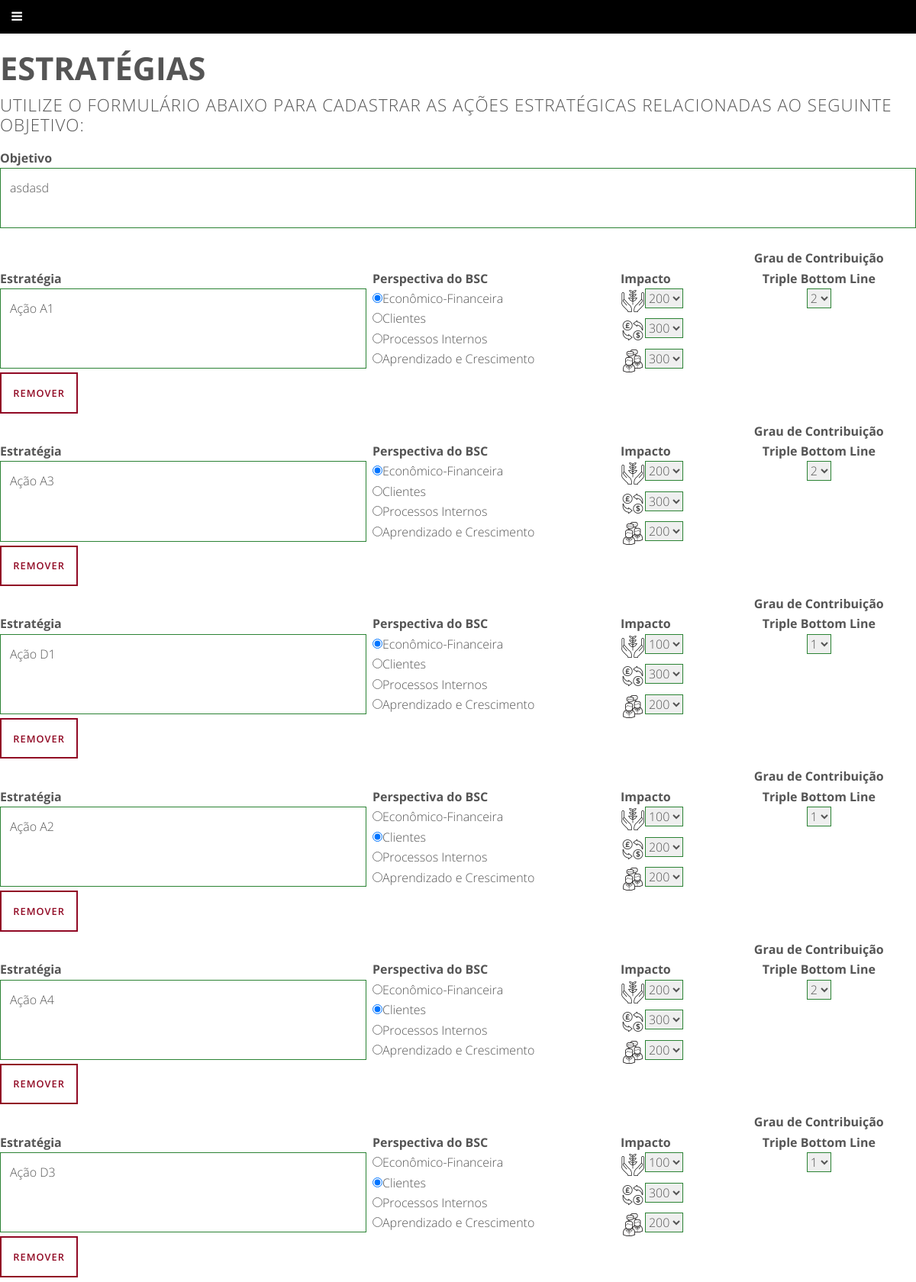
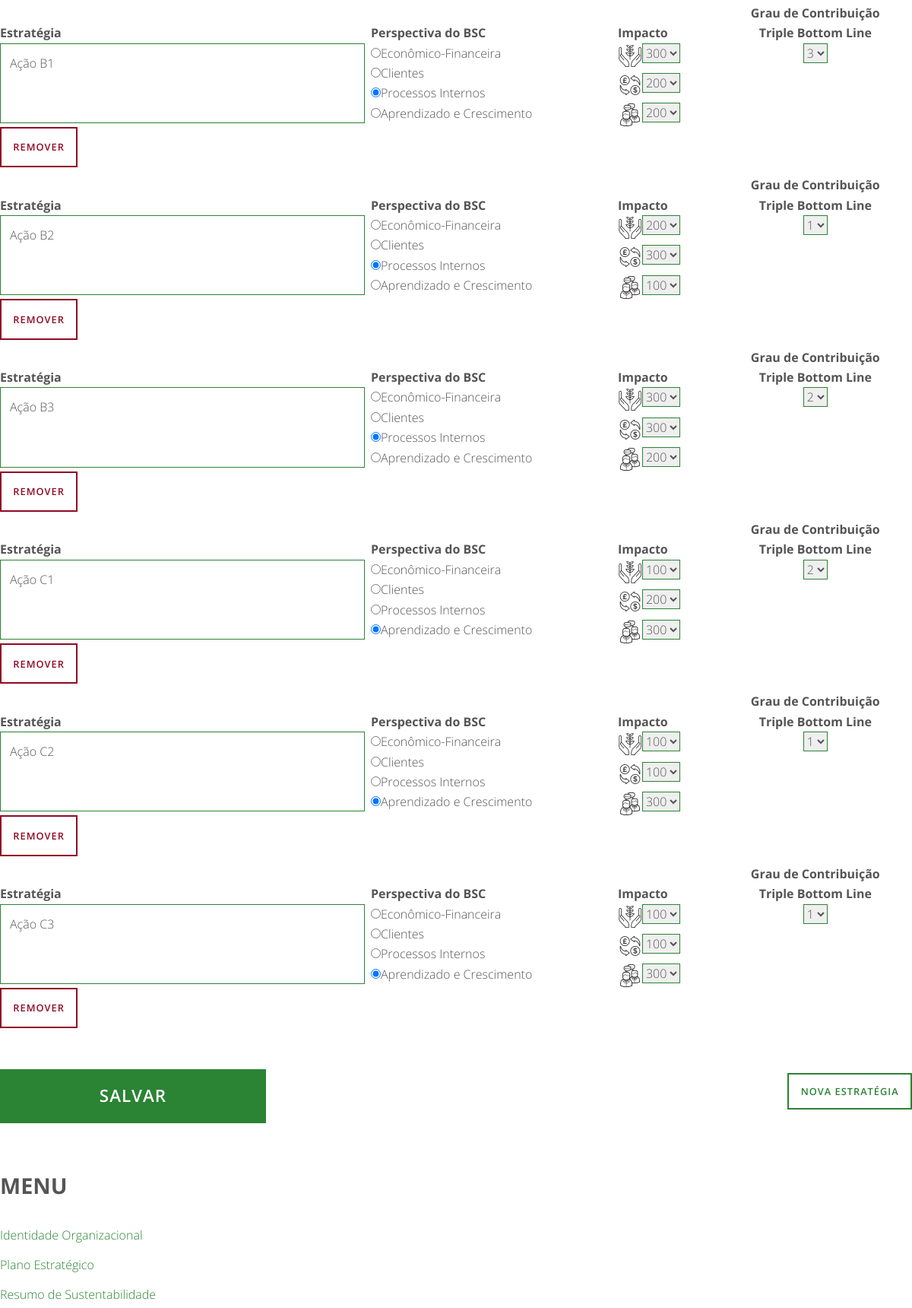
Page /projeto_inse/estrategias.php?objetivo=22 (upper part) on the committed database (2 pictures, top to bottom).
### tables this page shows
CREATE TABLE IF NOT EXISTS `objetivo` (
  `id` int(11) NOT NULL AUTO_INCREMENT,
  `objetivo` varchar(255) NOT NULL,
  `plano_estrategico` int(11) NOT NULL,
  PRIMARY KEY (`id`),
  KEY `plano_objetivo_idx` (`plano_estrategico`)
);

CREATE TABLE IF NOT EXISTS `estrategia` (
  `id` int(11) NOT NULL AUTO_INCREMENT,
  `estrategia` varchar(255) NOT NULL,
  `perspectiva_bsc` varchar(25) NOT NULL,
  `grau_contribuicao` int(1) DEFAULT NULL,
  `impacto_economico` int(3) DEFAULT NULL,
  `impacto_social` int(3) DEFAULT NULL,
  `impacto_ambiental` int(3) DEFAULT NULL,
  `indicador_sustentabilidade` float DEFAULT NULL,
  `objetivo` int(11) NOT NULL,
  PRIMARY KEY (`id`),
  KEY `objetivo_estrategia_idx` (`objetivo`)
);

### projeto_inse/includes/functions.php (the view, shortened to what this page needs)
<?php
function listarEstrategias($idobjetivo){
	$count = 0;
	$db = mysqli_connect('localhost', 'root', '', 'inse');
	$stmt = mysqli_prepare($db, "SELECT objetivo FROM objetivo WHERE id = ?");
	mysqli_stmt_bind_param($stmt, "i", $idobjetivo);
	mysqli_stmt_execute($stmt);
	$result = mysqli_stmt_get_result($stmt);
	$row = mysqli_fetch_array($result);
	echo "<h4>Objetivo</h4><textarea maxlength='255' disabled style='resize:none;' >", $row['objetivo'], "</textarea><br>";
	$stmt = mysqli_prepare($db, "SELECT * FROM estrategia WHERE objetivo = ?");
	mysqli_stmt_bind_param($stmt, "i", $idobjetivo);
	mysqli_stmt_execute($stmt);
	$result = mysqli_stmt_get_result($stmt);
	echo "<div class='estrategias_input'>";
	if(mysqli_num_rows($result) > 0){
		while($row = mysqli_fetch_array($result)){
			echo "<table>
					<col class='c4'><th class='left'><br>Estratégia</th></col><th><br>Perspectiva do BSC</th><th><br>Impacto</th><th class='center'>Grau de Contribuição<br>Triple Bottom Line</th>
					<tr><td class='left'><textarea maxlength='255' rows='3' name='estrategia[]' value=", $count, " style='resize: none;'>", $row['estrategia'], "</textarea>
					<button type='button' class='button small remove' id=", $row['id'], ">Remover</button></td>
					<td><input type='radio' name='perspectiva_bsc[", $count , "]' value='Econômico-Financeira'", ($row['perspectiva_bsc'] == 'Econômico-Financeira' ? 'checked' : ''), ">Econômico-Financeira<br>
					<input type='radio' name='perspectiva_bsc[", $count , "]' value='Clientes'", ($row['perspectiva_bsc'] == 'Clientes' ? 'checked' : ''), ">Clientes<br>
					<input type='radio' name='perspectiva_bsc[", $count , "]' value='Processos Internos'", ($row['perspectiva_bsc'] == 'Processos Internos' ? 'checked' : ''), ">Processos Internos<br>
					<input type='radio' name='perspectiva_bsc[", $count , "]' value='Aprendizado e Crescimento'", ($row['perspectiva_bsc'] == 'Aprendizado e Crescimento' ? 'checked' : ''), ">Aprendizado e Crescimento<br>
					<input type='hidden' name='estid[]' value=", $row['id'], "></input></td>
					<td><img class='icon' src='images/ambiental.png' alt='Sustentabilidade Ambiental' title='Sustentabilidade Ambiental'><select name='ambiental[", $count , "]'>
					<option value='100' ", ($row['impacto_ambiental'] == '100' ? 'selected' : ''), ">100</option>
					<option value='200' ", ($row['impacto_ambiental'] == '200' ? 'selected' : ''), ">200</option>
					<option value='300' ", ($row['impacto_ambiental'] == '300' ? 'selected' : ''), ">300</option></select><br>
					<img class='icon' src='images/economica.png' alt='Sustentabilidade Econômica' title='Sustentabilidade Econômica'><select name='economica[", $count , "]'>
					<option value='100' ", ($row['impacto_economico'] == '100' ? 'selected' : ''), ">100</option>
					<option value='200' ", ($row['impacto_economico'] == '200' ? 'selected' : ''), ">200</option>
					<option value='300' ", ($row['impacto_economico'] == '300' ? 'selected' : ''), ">300</option></select><br>
					<img class='icon' src='images/social.png' alt='Sustentabilidade Social' title='Sustentabilidade Social'><select name='social[", $count , "]'>
					<option value='100' ", ($row['impacto_social'] == '100' ? 'selected' : ''), ">100</option>
					<option value='200' ", ($row['impacto_social'] == '200' ? 'selected' : ''), ">200</option>
					<option value='300' ", ($row['impacto_social'] == '300' ? 'selected' : ''), ">300</option></select></td>
					<td><select class='center' name='grau[", $count , "]'>
					<option value='1' ", ($row['grau_contribuicao'] == '1' ? 'selected' : ''), ">1</option>
					<option value='2' ", ($row['grau_contribuicao'] == '2' ? 'selected' : ''), ">2</option>
					<option value='3' ", ($row['grau_contribuicao'] == '3' ? 'selected' : ''), ">3</option></select></td></tr>
				  </table>";
			$count++;
		}
	}
	echo "</div>";
	return $count;
}
?>

### projeto_inse/css/skel.css (style rules this page uses)
html,body,div,span,applet,object,iframe,h1,h2,h3,h4,h5,h6,p,blockquote,pre,a,abbr,acronym,address,big,cite,code,del,dfn,em,img,ins,kbd,q,s,samp,small,strike,strong,sub,sup,tt,var,b,u,i,center,dl,dt,dd,ol,ul,li,fieldset,form,label,legend,table,caption,tbody,tfoot,thead,tr,th,td,article,aside,canvas,details,embed,figure,figcaption,footer,header,hgroup,menu,nav,output,ruby,section,summary,time,mark,audio,video { margin:0;padding:0;border:0;font-size:100%;font:inherit;vertical-align:baseline; }
body { line-height:1; }
table { border-collapse:collapse;border-spacing:0; }
body { -webkit-text-size-adjust:none }
*, *:before, *:after { -moz-box-sizing: border-box; -webkit-box-sizing: border-box; box-sizing: border-box; }
body { min-width: 1200px; }

### projeto_inse/css/style.css (style rules this page uses)
body, input, select, textarea { color: #555555; font-family: 'Open Sans', sans-serif; font-size: 12pt; font-weight: 300; line-height: 1.65em; resize: none; }
p, ul, ol, dl, table, blockquote { margin: 0 0 2em 0; }
h1, h2, h3, h4, h5, h6 { color: inherit; font-weight: 700; }
select { border-color: #2B8334; vertical-align: top; }
select.center { display:block; margin-left: auto; margin-right: auto; width: auto; }
textarea { -moz-appearance: none; -webkit-appearance: none; -o-appearance: none; -ms-appearance: none; appearance: none; background: none; border: solid 1px #2B8334; color: inherit; display: block; outline: 0; padding: 0.75em; text-decoration: none; width: 100%; }
input[type="radio"] { margin: 0px; }
.icon { width:32px; height:32px; }
.icon { position: relative; }
.icon:before { content: ""; -moz-osx-font-smoothing: grayscale; -webkit-font-smoothing: antialiased; font-family: FontAwesome; font-style: normal; font-weight: normal; text-transform: none !important; }
table { width: 100%; border-collapse: collapse; margin: 0px; border: 0px; }
td { padding: 0px 0px 0px 8px; vertical-align:top; }
td.left { padding: 0px; text-align: left; }
th { font-weight: 700; padding: 0px 0px 0px 8px; text-align: left; font-weight: bold; }
th.left { font-weight: 700; padding: 0px; text-align: left; font-weight: bold; }
th.center { font-weight: 700; text-align: center; font-weight: bold; }
.c4 { width: 40%; }
input[type="submit"], input[type="reset"], input[type="button"], .button { -moz-appearance: none; -webkit-appearance: none; -o-appearance: none; -ms-appearance: none; appearance: none; background: none; border-radius: none; border: 2px solid; border-color: #2B8334; color: #2B8334; cursor: pointer; display: inline-block; padding: 0.90em 1.2em; letter-spacing: 1px; text-align: center; text-decoration: none; text-transform: uppercase; font-size: 1.4em; -moz-transition: all 0.35s ease-in-out; -webkit-transition: all 0.35s ease-in-out; -o-transition: all 0.35s ease-in-out; -ms-transition: all 0.35s ease-in-out; transition: all 0.35s ease-in-out; }
input[type="submit"].small, input[type="reset"].small, input[type="button"].small, .button.small { font-size: 0.8em; width: auto; margin: 5px 0px 10px; }
input[type="submit"].remove, input[type="reset"].remove, input[type="button"].remove, .button.remove { border-color: #910924; color: #910924; }

### projeto_inse/css/style-wide.css (style rules this page uses)
body, input, select, textarea { font-size: 12pt; line-height: 1.8em; }

### projeto_inse/css/style-normal.css (style rules this page uses)
body, input, select, textarea { font-size: 11pt; }

### projeto_inse/css/style-narrower.css (style rules this page uses)
input[type="submit"], input[type="reset"], input[type="button"], .button { display: block; width: 100%; max-width: 350px; margin: 0em auto; font-size: 1em; font-weight: 600; }

### rows in the picture
objetivo: objetivo "asdasd"
estrategia: estrategia "Ação A1", perspectiva_bsc "☑", impacto_ambiental "200", impacto_economico "300", impacto_social "300", grau_contribuicao "2"
estrategia: estrategia "Ação A3", perspectiva_bsc "☑", impacto_ambiental "200", impacto_economico "300", impacto_social "200", grau_contribuicao "2"
estrategia: estrategia "Ação D1", perspectiva_bsc "☑", impacto_ambiental "100", impacto_economico "300", impacto_social "200", grau_contribuicao "1"
estrategia: estrategia "Ação A2", perspectiva_bsc "☑", impacto_ambiental "100", impacto_economico "200", impacto_social "200", grau_contribuicao "1"
estrategia: estrategia "Ação A4", perspectiva_bsc "☑", impacto_ambiental "200", impacto_economico "300", impacto_social "200", grau_contribuicao "2"
estrategia: estrategia "Ação D3", perspectiva_bsc "☑", impacto_ambiental "100", impacto_economico "300", impacto_social "200", grau_contribuicao "1"
estrategia: estrategia "Ação B1", perspectiva_bsc "☑", impacto_ambiental "300", impacto_economico "200", impacto_social "200", grau_contribuicao "3"
estrategia: estrategia "Ação B2", perspectiva_bsc "☑", impacto_ambiental "200", impacto_economico "300", impacto_social "100", grau_contribuicao "1"
estrategia: estrategia "Ação B3", perspectiva_bsc "☑", impacto_ambiental "300", impacto_economico "300", impacto_social "200", grau_contribuicao "2"
estrategia: estrategia "Ação C1", perspectiva_bsc "☑", impacto_ambiental "100", impacto_economico "200", impacto_social "300", grau_contribuicao "2"
estrategia: estrategia "Ação C2", perspectiva_bsc "☑", impacto_ambiental "100", impacto_economico "100", impacto_social "300", grau_contribuicao "1"
estrategia: estrategia "Ação C3", perspectiva_bsc "☑", impacto_ambiental "100", impacto_economico "100", impacto_social "300", grau_contribuicao "1"
